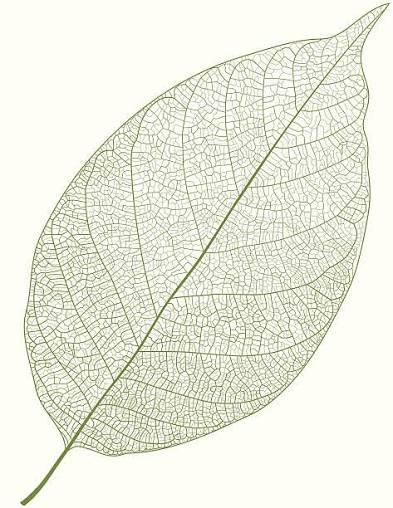
#> input picture leaf.jpg, 393 x 508 px
$ python -i vein_graph.py   (imports and definitions only)
#> lines starting #> are read from the running program, lines starting #| are printed output that depends on the picture; after the words box and inside, x2 and y2 are one past the last pixel; in counts of white or black regions, pixels touching at a corner belong together
#> in process_leaf, image is the input picture: shape (508, 393, 3); mean B, G, R 223.5, 236.3, 235
### process.py
# preprocess.py
import cv2
import numpy as np

def clean_image(thresholded_path, min_area=200):
    thresholded = cv2.imread(thresholded_path, cv2.IMREAD_GRAYSCALE)
    num_labels, labels, stats, _ = cv2.connectedComponentsWithStats(thresholded, connectivity=8)

    cleaned = np.zeros_like(thresholded)
    for i in range(1, num_labels):
        if stats[i, cv2.CC_STAT_AREA] >= min_area:
            cleaned[labels == i] = 255

    return cleaned

### vein_graph.py
import os
import numpy as np
import networkx as nx
import cv2

from process import clean_image
from skeleton import get_skeleton
from graph_utils import (
    build_graph,
    largest_component,
    simplify_graph,
    visualize_graph,
    compute_equation,
)

MIN_AREA = 3        # min vein-component area in the cleaning step
MIN_BRANCH = 3      # skeleton spur-pruning length
MIN_LEAF_LEN = 25   # graph simplification: remove leaf branches shorter than this
DEFAULT_MAX_DIM = 1500
DEFAULT_THRESHOLDS = (3, 8, 12)


def _prepare_gray(image, max_dim):
#> called with max_dim = 1500
    gray = cv2.cvtColor(image, cv2.COLOR_BGR2GRAY)
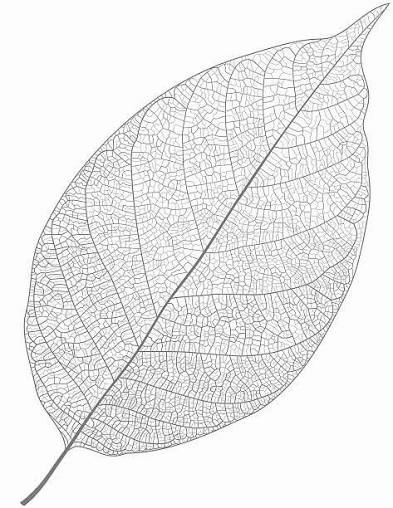
#> gray: shape (508, 393); min 56, max 255, mean 234.5
    h, w = gray.shape
#> h = 508; w = 393
    scale = max_dim / max(h, w)
#> scale = 2.95
    if scale < 1.0:
        gray = cv2.resize(gray, (int(w * scale), int(h * scale)),
                          interpolation=cv2.INTER_AREA)
    return gray


def _candidate(gray, method, kernel_size, thr, min_area, min_branch):
    """Return (graph, skeleton, response) for one (method, threshold)."""
#> called with method = 'blackhat', kernel_size = 13, thr = 3, min_area = 3, min_branch = 3
    kernel = cv2.getStructuringElement(cv2.MORPH_ELLIPSE,
                                       (kernel_size, kernel_size))
    if method == "blackhat":
        resp = cv2.morphologyEx(gray, cv2.MORPH_BLACKHAT, kernel)
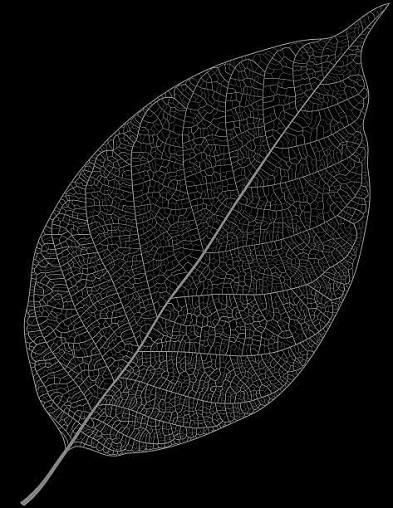
#> resp: shape (508, 393); min 0, max 197, mean 18.8
    else:
        resp = cv2.morphologyEx(gray, cv2.MORPH_TOPHAT, kernel)

    _, thresholded = cv2.threshold(resp, thr, 255, cv2.THRESH_BINARY)
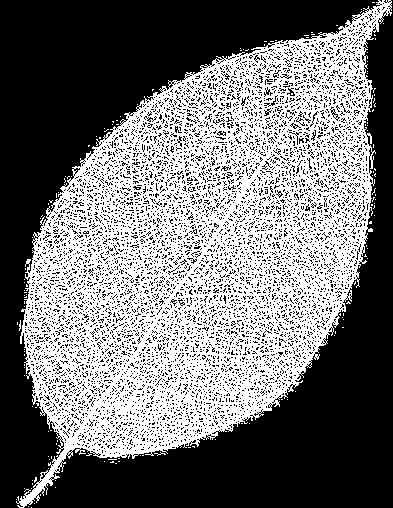
#> thresholded: shape (508, 393); 45.2% white; 149 white regions (148 under 20 px), largest, box (x1, y1, x2, y2) and area: (16, 0, 392, 508) 89759
    cleaned = clean_image(thresholded, min_area=min_area)
    skeleton = get_skeleton(cleaned, min_branch=min_branch)
    if int(skeleton.sum()) < 30:
        return None, skeleton, resp
    graph = build_graph(skeleton)
    return graph, skeleton, resp


# [7 lines left out: function _score, not called in this run]


def process_leaf(
    image_path,
    max_dim=DEFAULT_MAX_DIM,
    kernel=13,
    thresholds=DEFAULT_THRESHOLDS,
    min_area=MIN_AREA,
    min_branch=MIN_BRANCH,
    min_leaf_len=MIN_LEAF_LEN,
    output_dir=None,
    verbose=True,
):
    """Build one connected vein graph from any leaf image.

    The pipeline tries both black-hat (dark veins) and white-hat (bright
    veins) responses over a few low thresholds, keeps the configuration
    whose graph is best connected, then returns the largest connected
    component as a single network.
    """
    image = cv2.imread(image_path)
    if image is None:
        raise FileNotFoundError(f"Cannot read image: {image_path}")

    gray = _prepare_gray(image, max_dim)

    best = None
    for method in ("blackhat", "whitehat"):
        for thr in thresholds:
            graph, skeleton, _ = _candidate(gray, method, kernel, thr,
                                            min_area, min_branch)
            if graph is None or graph.number_of_nodes() == 0:
                continue
            score = _score(graph)
            if best is None or score > best["score"]:
                best = {
                    "method": method,
                    "thr": thr,
                    "graph": graph,
                    "skeleton": skeleton,
                    "score": score,
                }

    if best is None:
        raise RuntimeError("No vein structure detected in the image.")

    raw_graph = best["graph"]
    score_ratio, big_n, big_e = best["score"]

    # One connected network: largest connected component, then simplify it.
    graph = largest_component(raw_graph)
    graph = simplify_graph(graph, min_leaf_len=min_leaf_len)

    R, N, E, C, mu, L = compute_equation(graph)

    results = {
        "graph": graph,
        "skeleton": best["skeleton"],
        "image": gray,
        "method": best["method"],
        "threshold": best["thr"],
        "connectivity_ratio": score_ratio,
        "raw_nodes": raw_graph.number_of_nodes(),
        "raw_components": nx.number_connected_components(raw_graph),
        "N": N, "E": E, "C": C, "mu": mu, "L": L, "R": R,
    }

    if verbose:
        print(f"[{os.path.basename(image_path)}] method={best['method']} "
              f"thr={best['thr']} connectivity={score_ratio:.2f}")
        print(f"  raw: N={raw_graph.number_of_nodes()} "
              f"E={raw_graph.number_of_edges()}")
        print(f"  network: N={N} E={E} C={C} mu={mu} L={L} R={R}")

    if output_dir:
        _save_outputs(image_path, gray, best, graph, results, output_dir)

    return results


# [38 lines left out: functions _save_outputs, _export_csvs, not called in this run]

#> (the run stopped early here; a loop or call above may not have finished)
